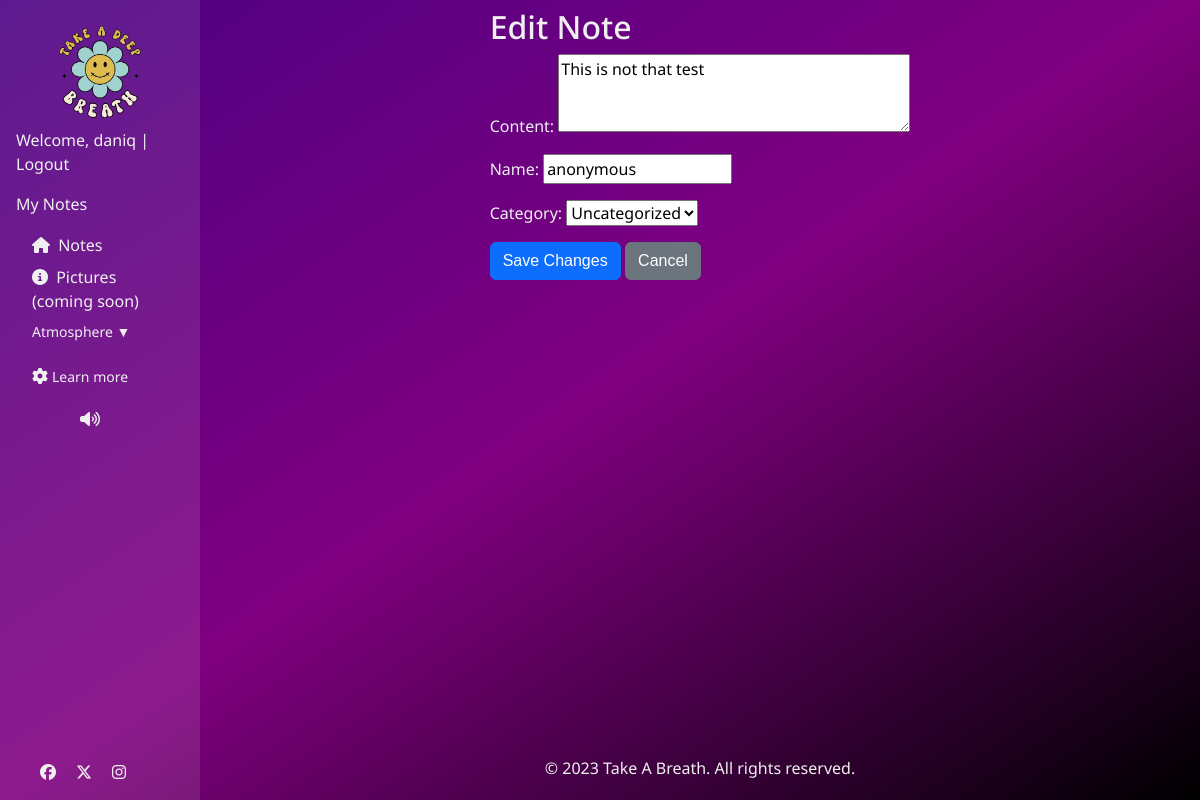
The app's page /note/18/edit/ (signed in) with its own data.
### quote/models.py (models this page shows, shortened)
class Note(models.Model):
    CATEGORY = (
        (0, "Uncategorized"),
        (1, "Stress"),
        (2, "Depression"),
        (3, "Anxiety"),
    )
    STATUS = (
        (0, "Pending"),
        (1, "Approved"),
        (2, "Denied"),
    )
    content = models.CharField(max_length=100)
    name = models.CharField(max_length=100, default='anonymous', blank=True)
    created_on = models.DateTimeField(auto_now_add=True)
    status = models.IntegerField(choices=STATUS, default=0)
    category = models.IntegerField(choices = CATEGORY, default=0, blank=True)
    author = models.ForeignKey(
        User,
        on_delete=models.SET(get_removed_user),
        related_name="notes",
    )
    class Meta:
        ordering = ["created_on"] # Order by creation date in ascending order

### quote/views.py (the view, shortened to what this page needs)
# urls.py: path('note/<int:pk>/edit/', views.NoteUpdateView.as_view(), name='edit_note'),
class NoteUpdateView(LoginRequiredMixin, UpdateView):
    model = Note
    form_class = NoteForm
    template_name = "quote/edit-note.html"
    def get_queryset(self):
        return Note.objects.filter(author=self.request.user)

### quote/forms.py (shortened to what this page needs)
class NoteForm(forms.ModelForm):
    class Meta:
        model = Note
        fields = ['content', 'name', 'category']
        widgets = {
            'content': forms.Textarea(attrs={'rows':3, 'placeholder': 'Write your quote here...'}),
            'name': forms.TextInput(attrs={'placeholder': 'Your name (if you want)'}),
            'category': forms.Select(),
        }

### quote/templates/quote/edit-note.html
{% extends "base.html" %}
{% block content %}
<main>
  <section class="edit-section">
    <div class="container">
      <h2>Edit Note</h2>
      <form method="post">
        {% csrf_token %} {{ form.as_p }}
        <button type="submit" class="btn btn-primary">Save Changes</button>
        <a href="{% url 'my_notes' %}" class="btn btn-secondary">Cancel</a>
      </form>
    </div>
  </section>
</main>
{% endblock %}

### templates/base.html (shortened to what this page needs)
{% load static %} {% url 'home' as home_url %}
<!DOCTYPE html>
<html lang="en">
  <head>
    <link
      href="https://cdn.jsdelivr.net/npm/bootstrap@5.3.3/dist/css/bootstrap.min.css"
      rel="stylesheet"
    />
    <link rel="stylesheet" href="{% static 'css/style.css' %}" />
  </head>
  <body class="theme-space">
    <div class="sidebar" id="sidebar">
      <img
        id="logo"
        src="{% static 'images/Logoo-removebg-preview.png' %}"
        alt="Logo"
        class="img-fluid"
      />
      {% if user.is_authenticated %}
      <p>
        Welcome, {{ user.username }} | <a href="{% url 'logout' %}">Logout</a>
      </p>
      <a href="{% url 'my_notes' %}">My Notes</a>
      {% else %}
      <p>
        <a href="{% url 'login' %}">Login</a> |
        <a href="{% url 'signup' %}">Sign Up</a>
      </p>
      {% endif %}
      <ul class="nav-list">
        <li>
          <a href="{% url 'home' %}"><i class="fas fa-home"></i> Notes </a>
        </li>
        <li>
          <a href="#"
            ><i class="fas fa-info-circle"></i> Pictures (coming soon)</a
          >
        </li>
        <li>
          <div class="dropdown-container">
            <div class="dropdown-header">Atmosphere ▼</div>
          </div>
        </li>
        <li>
          <div class="dropdown-container">
            <div class="dropdown-header">
              <i class="fas fa-cog"></i>Learn more
            </div>
          </div>
        </li>
        <i id="toggleAudio" class="fa-solid fa-volume-high"></i>
      </ul>
      <div id="social-links-nav">
        <a
          href="https://www.facebook.com/"
          target="_blank"
          aria-label="Visit us on Facebook.(Opens in new tab)"
          rel="noopener"
        >
          <i class="fa-brands fa-facebook"></i>
        </a>
        <a
          href="https://www.twitter.com/"
          target="_blank"
          aria-label="Visit us on Twitter.(Opens in new tab)"
          rel="noopener"
        >
          <i class="fa-brands fa-x-twitter"></i>
        </a>
        <a
          href="https://www.instagram.com/"
          target="_blank"
          aria-label="Visit us on Instagram.(Opens in new tab)"
          rel="noopener"
        >
          <i class="fa-brands fa-instagram"></i>
        </a>
      </div>
    </div>
    <main class="flex-shrink-0 main-bg">
      {% block content %}{% endblock content %}
      <footer class="mt-auto" id="footer">
        <div class="container">
          <p>&copy; 2023 Take A Breath. All rights reserved.</p>
        </div>
      </footer>
    </main>
  </body>
</html>

### static/css/style.css (style rules this page uses)
:root { --primary-font: "Noto Sans", serif; --notes-font: "Allison", sans-serif; --white: white; --primary-color: #f0f0f0; --black: black; }
body { margin: 0; font-family: sans-serif; min-height: 100vh; color: pink; display: flex; background-repeat: no-repeat; }
h2, label, p, a, li, i { font-family: var(--primary-font); color: var(--primary-color); }
main { flex: 1; display: flex; flex-direction: column; align-items: center; justify-content: flex-start; padding: 0.25rem; position: relative; overflow: visible; }
ul { list-style: none; padding: 0; margin: 0; }
a { text-decoration: none; }
i { padding-right: 0.25rem; font-size: 1rem; }
.sidebar { background: rgba(255, 255, 255, 0.1); padding: 1rem; width: 200px; }
.nav-list { display: flex; flex-direction: column; gap: 0.5rem; padding: 1rem; }
#toggleAudio { padding-left: 3rem; }
#social-links-nav { display: flex; gap: 1rem; bottom: 1rem; left: 2.5rem; position: fixed; z-index: 1000; }
.theme-space { background: linear-gradient(to bottom right, #d8b4fe, #c4b5fd); color: #3730a3; }
body.theme-space { background: linear-gradient(to bottom right, indigo, purple, black); }
#footer { bottom: -5rem; }
.dropdown-container { margin-bottom: 1rem; }
.dropdown-header { cursor: pointer; user-select: none; }

### records on screen
Note: content "This is not that test", name "anonymous", category "Uncategorized"

### other values on screen
{{ user.username }} "daniq"
